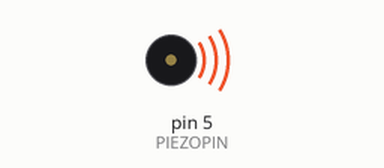
This sketch was run on a simulated Arduino Uno, built with avr-gcc and run on an emulated ATmega328P. On the bench: buzzer (waves = sounding).

Above: at 0.2 s.
At 5.24 s:
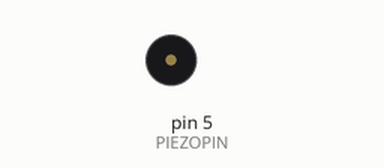
Timing chart, 0 to 35.2 s (numbered marks = the images above):
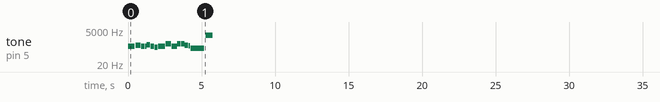

The sketch:

allSoundsDoc.ino
```cpp
int PIEZOPIN = 5;

//notes
int note_C4 = 261.63;
int note_Eb4 = 311.13;
int note_F4 = 349.23;
int note_G4 = 392.00;
int note_Ab4 = 415.30;
int note_Bb4 = 466.16;
int note_C5 = 523.25;
int note_Db5 = 554.37;
int note_F5 = 698.46;

//note lengths
int bpm = 116;
int quarter = 60000 / bpm;  // (miliseconds in a minute) divided by (beats in a minute) equals (delay time in miliseconds)
int whole = quarter * 4;
int half = quarter * 2;
int eighth = whole / 8;
int sixteenth = whole / 16;
int dottedEighth = eighth + sixteenth;

//notes lists
int notesM1M2[14][2] = {
  //m1
  {note_F4, quarter},
  {note_Ab4, dottedEighth},
  {note_F4, eighth},
  {note_F4, sixteenth},
  {note_Bb4, eighth},
  {note_F4, eighth},
  {note_Eb4, eighth},
  //m2
  {note_F4, quarter},
  {note_C5, dottedEighth},
  {note_F4, eighth},
  {note_F4, sixteenth},
  {note_Db5, eighth},
  {note_C5, eighth},
  {note_Ab4, eighth}
};

int notesM3[10][2] = {
  {note_F4, eighth},
  {note_C5, eighth},
  {note_F5, eighth},
  {note_F4, sixteenth},
  {note_Eb4, sixteenth},
  {note_Eb4, sixteenth},
  {note_Eb4, sixteenth},
  {note_C4, eighth},
  {note_G4, eighth},
  {note_F4, eighth}
};

int notesM4[3][2] = {
  {note_F4, half},
  {note_F4, quarter},
  {note_F4, quarter},
};

int lenM1M2 = sizeof(notesM1M2);
int lenM3 = sizeof(notesM3);
int lenM4 = sizeof(notesM4);

//HERE'S THE SETUP FUNCTION
void setup() {
  pinMode(PIEZOPIN, OUTPUT);
}


//HERE ARE THE FUNCTIONS FOR THE DIFFERENT MEASURES:
//m1m2
void playM1M2() {
  for (int a=0; a<lenM1M2; a++) {
    tone(PIEZOPIN, notesM1M2[a][0], ((notesM1M2[a][1]) * 0.9)); //multiply by 0.9 to create a staccato effect
    delay(notesM1M2[a][1]);
  }
}

//m3
void playM3() {
  for (int c=0; c<lenM3; c++) {
    tone(PIEZOPIN, notesM3[c][0], ((notesM3[c][1]) * 0.9)); //multiply by 0.9 to create a staccato effect
    delay(notesM3[c][1]);
  }
}

//m4
void playM4() {
  for (int d=0; d<lenM4; d++) {
    tone(PIEZOPIN, notesM4[d][0], ((notesM4[d][1]) * 0.9)); //multiply by 0.9 to create a staccato effect
    delay(notesM4[d][1]);
  }
}


//HERE'S THE CODE TO PLAY ALL THE MEASURES:
void loop() {
  for (int i=0; i<4; i++) {
    playM1M2();
    //playM3();
    //playM4();
  }
  noTone(PIEZOPIN);
}
```

Measured:
- by itself, tone on pin 5 (PIEZOPIN): plays 349 Hz for 0.47 s, 415 Hz for 0.35 s, 349 Hz for 0.23 s, 349 Hz for 0.12 s, 466 Hz for 0.23 s, 349 Hz for 0.23 s … (53 notes in this stretch)
